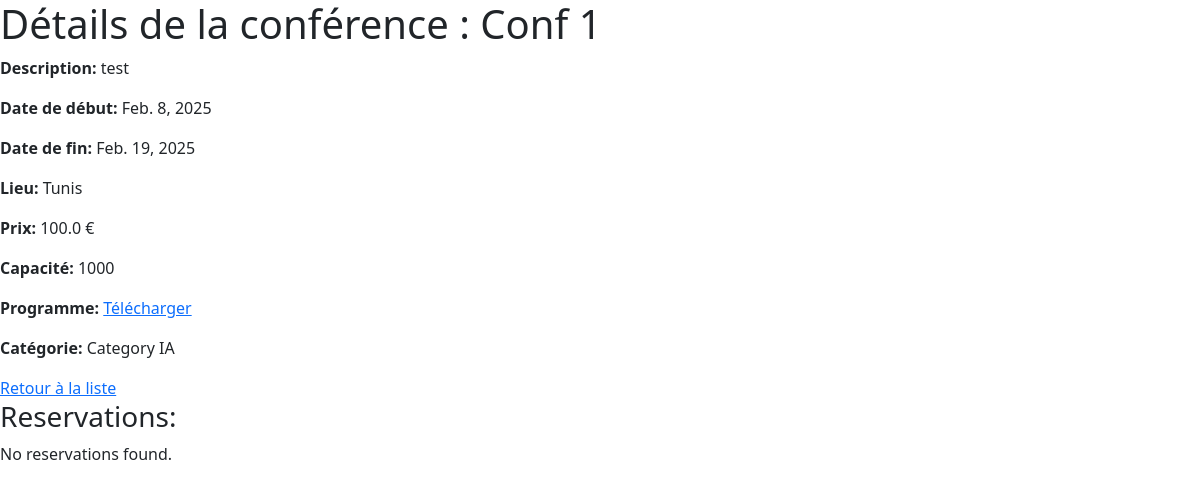
Before: /conference/detailsView/1 with the older database file.
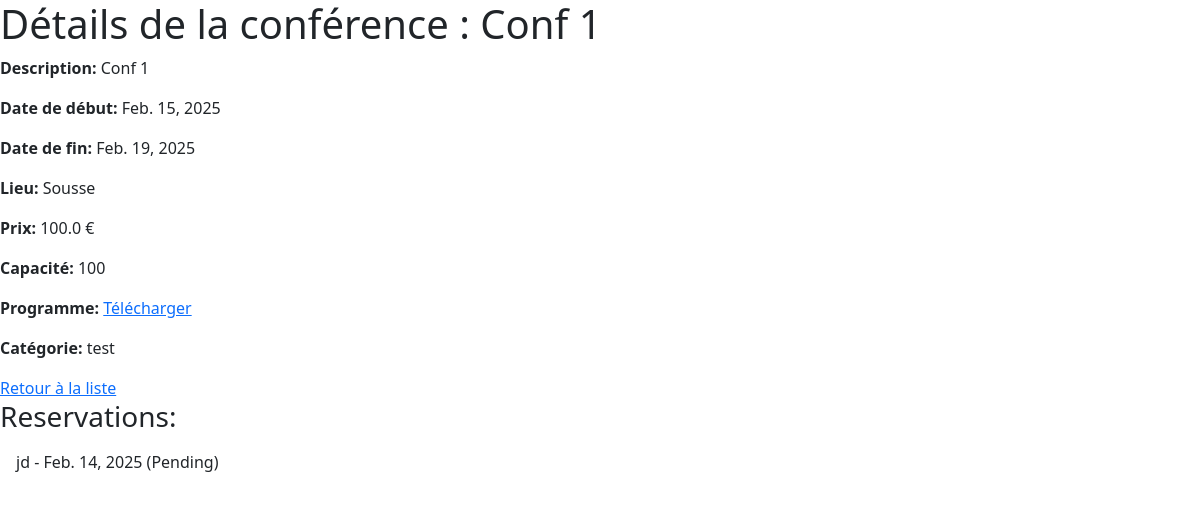
After: the same page with the newer database file.
### conferenceApp/models.py (models this page shows, shortened)
class Conference(models.Model):
    title = models.CharField(max_length=255)
    description = models.TextField()
    start_date = models.DateField()
    end_date = models.DateField()
    location = models.CharField(max_length=255)
    price=models.FloatField(validators=[MinValueValidator(limit_value = 0, message="Price must be positive")])
    capacity = models.IntegerField(validators=[MaxValueValidator(limit_value = 1000, message="Capacity cannot exceed 1000"), MinValueValidator(limit_value = 0, message="Capacity must be positive")])
    program = models.FileField(upload_to='files/', validators = [
        FileExtensionValidator(allowed_extensions = ['pdf', 'png', 'jpeg', 'jpg'])
    ])
    created_at=models.DateTimeField(auto_now_add=True)
    updated_at=models.DateTimeField(auto_now=True)
    category = models.ForeignKey(Category, on_delete=models.CASCADE, related_name='conferences')

class Category(models.Model):
    title = models.CharField(max_length=255, validators=[validate_title])
    created_at=models.DateTimeField(auto_now_add=True)
    updated_at=models.DateTimeField(auto_now=True)
    class Meta:
        verbose_name_plural = "Categories"

### userApp/models.py (models this page shows, shortened)
class Reservation(models.Model):
    participant = models.ForeignKey(Participant, on_delete=models.CASCADE)
    conference = models.ForeignKey(Conference, on_delete=models.CASCADE)
    reservation_date = models.DateField()
    confirmed = models.BooleanField(default=False)
    class Meta:
        verbose_name_plural = 'Reservations'
        unique_together = ('participant', 'conference')  # Ensure that a participant can't reserve

class Participant(AbstractUser):
    cin_validator = RegexValidator(
        regex = r'^\d{8}$',
        message="This field must contain exactly 8 digits"
    )
    email = models.EmailField(unique=True, max_length=255, validators=[email_validator])
    cin = models.CharField(primary_key=True, max_length=8, validators=[cin_validator])
    first_name=models.CharField(max_length=150)
    last_name=models.CharField(max_length=150)
    username=models.CharField(max_length=250, unique=True)
    USERNAME_FIELD = 'username'
    CHOIX= (
        ('ETUDIANT','ETUDIANT'),
        ('CHERCHEUR','CHERCHEUR'),
        ('ENSEIGNANT','ENSEIGNANT'),
        ('DOCTEUR','DOCTEUR'),
    )
    participant_category=models.CharField('Category', choices=CHOIX, max_length=255)
    reservations = models.ManyToManyField(Conference, through='Reservation', related_name='reservations')
    class Meta:
        verbose_name = "Participant"
        verbose_name_plural = "Participants"

### conferenceApp/views.py (the view)
# urls.py: path('detailsView/<int:pk>', ConferenceDetailsView.as_view(), name="conference_detailsView"),
class ConferenceDetailsView(DetailView):
    model = Conference
    template_name = "conference_detail.html"
    context_object_name = "conference"
    def get_context_data(self, **kwargs):
        context = super().get_context_data(**kwargs)
        conference = self.get_object()
        context['reservations'] = Reservation.objects.filter(conference=conference)
        return context

### conferenceApp/templates/conference_detail.html (shortened to what this page needs)
<!DOCTYPE html>
<html lang="en">
    <head>
        <link
            rel="stylesheet"
            href="https://cdn.jsdelivr.net/npm/bootstrap@5.3.3/dist/css/bootstrap.min.css"
        />
    </head>
    <body>
        <h1>Détails de la conférence : {{ conference.title }}</h1>
        <p><strong>Description:</strong> {{ conference.description }}</p>
        <p><strong>Date de début:</strong> {{ conference.start_date }}</p>
        <p><strong>Date de fin:</strong> {{ conference.end_date }}</p>
        <p><strong>Lieu:</strong> {{ conference.location }}</p>
        <p><strong>Prix:</strong> {{ conference.price }} €</p>
        <p><strong>Capacité:</strong> {{ conference.capacity }}</p>
        <p>
            <strong>Programme:</strong>
            <a href="{{ conference.program.url }}">Télécharger</a>
        </p>
        <p><strong>Catégorie:</strong> {{ conference.category.title }}</p>
        <a href="{% url 'conference_listView' %}">Retour à la liste</a>
        <h3>Reservations:</h3>
        <ul class="list-group list-group-flush">
            {% for reservation in reservations %}
            <li class="list-group-item">
                {{ reservation.participant.username }} - {{ reservation.reservation_date }}
                {% if reservation.confirmed %}
                (Confirmed)
                {% else %}
                (Pending)
                {% endif %}
            </li>
            {% empty %}
            <li>No reservations found.</li>
            {% endfor %}
        </ul>
    </body>
</html>

Changed rows visible on the page:
changed Conference "test": description "test" → "Conf 1"; start_date "Feb. 8, 2025" → "Feb. 15, 2025"; location "Tunis" → "Sousse"; capacity "1000" → "100"; category "Category IA" → "test"
added Reservation: participant.username "jd", reservation_date "Feb. 14, 2025", confirmed "(Pending)"
Other visible differences:
text no longer shown: "No reservations found."
